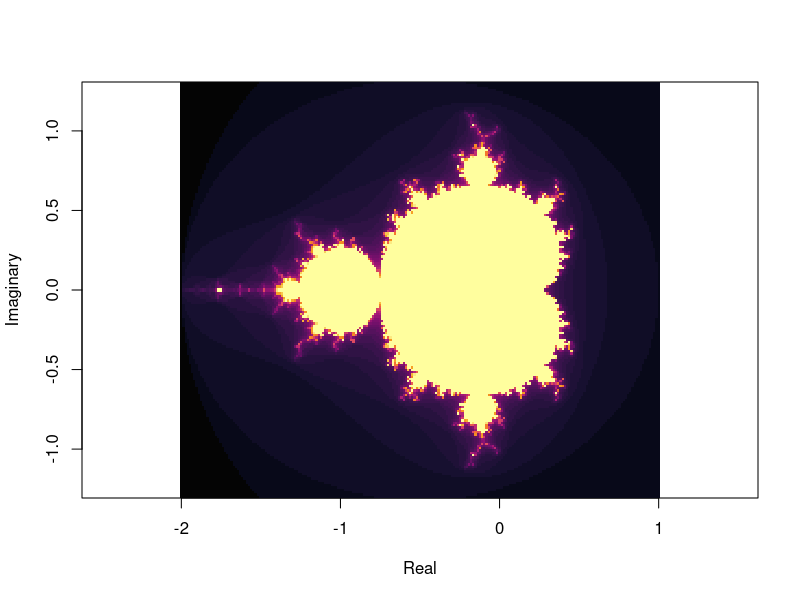

Here is the R script that generated this plot:
x <- seq(-2,1,length.out=220); y <- seq(-1.3,1.3,length.out=180)
c <- outer(x, 1i*y, `+`); z <- c*0; count <- matrix(0,length(x),length(y))
for (step in 1:45) {
  active <- Mod(z) <= 2
  z[active] <- z[active]^2 + c[active]
  count[active] <- step
}
image(x,y,count,col=hcl.colors(46,"Inferno"),asp=1,xlab="Real",ylab="Imaginary")
